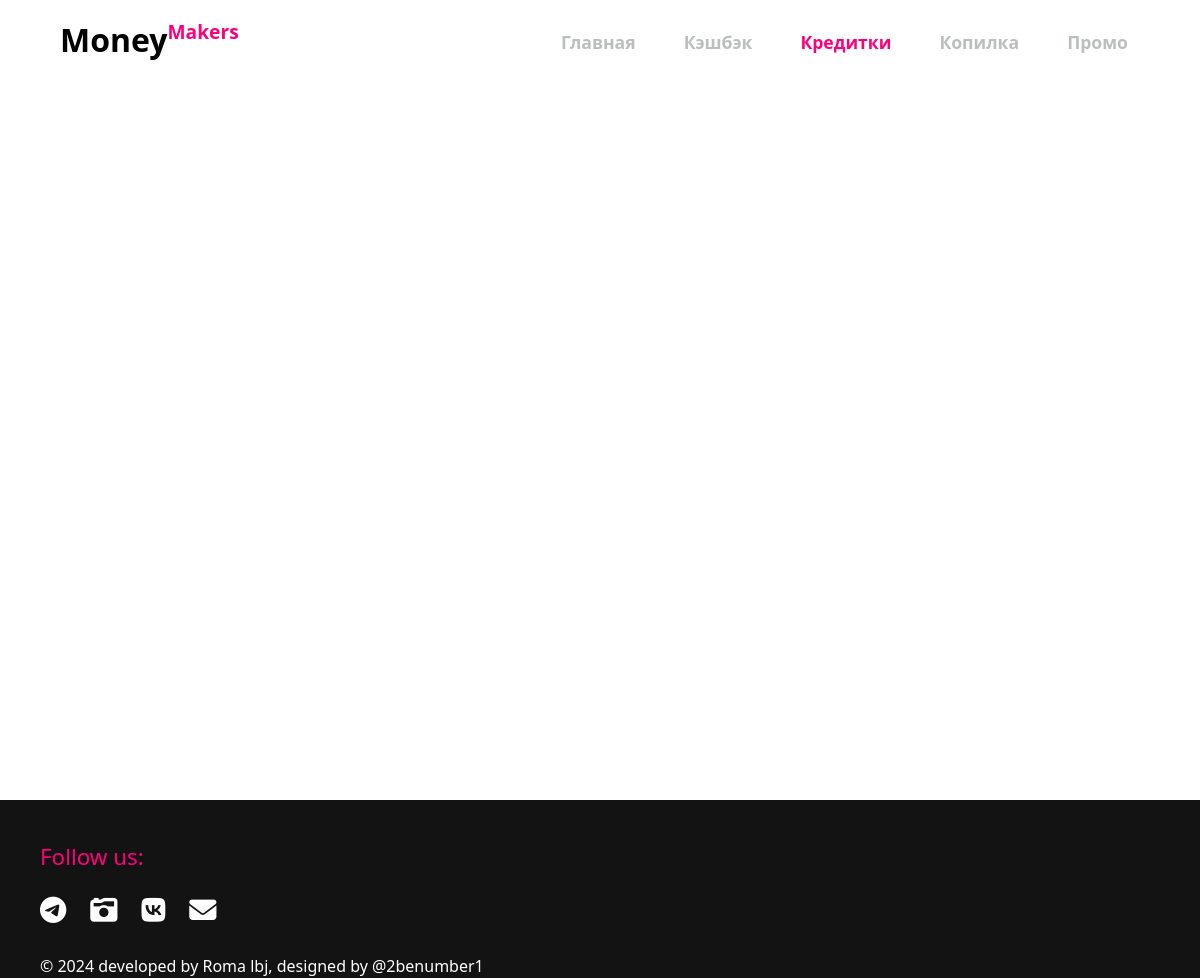
The page /credit on the database as committed earlier.
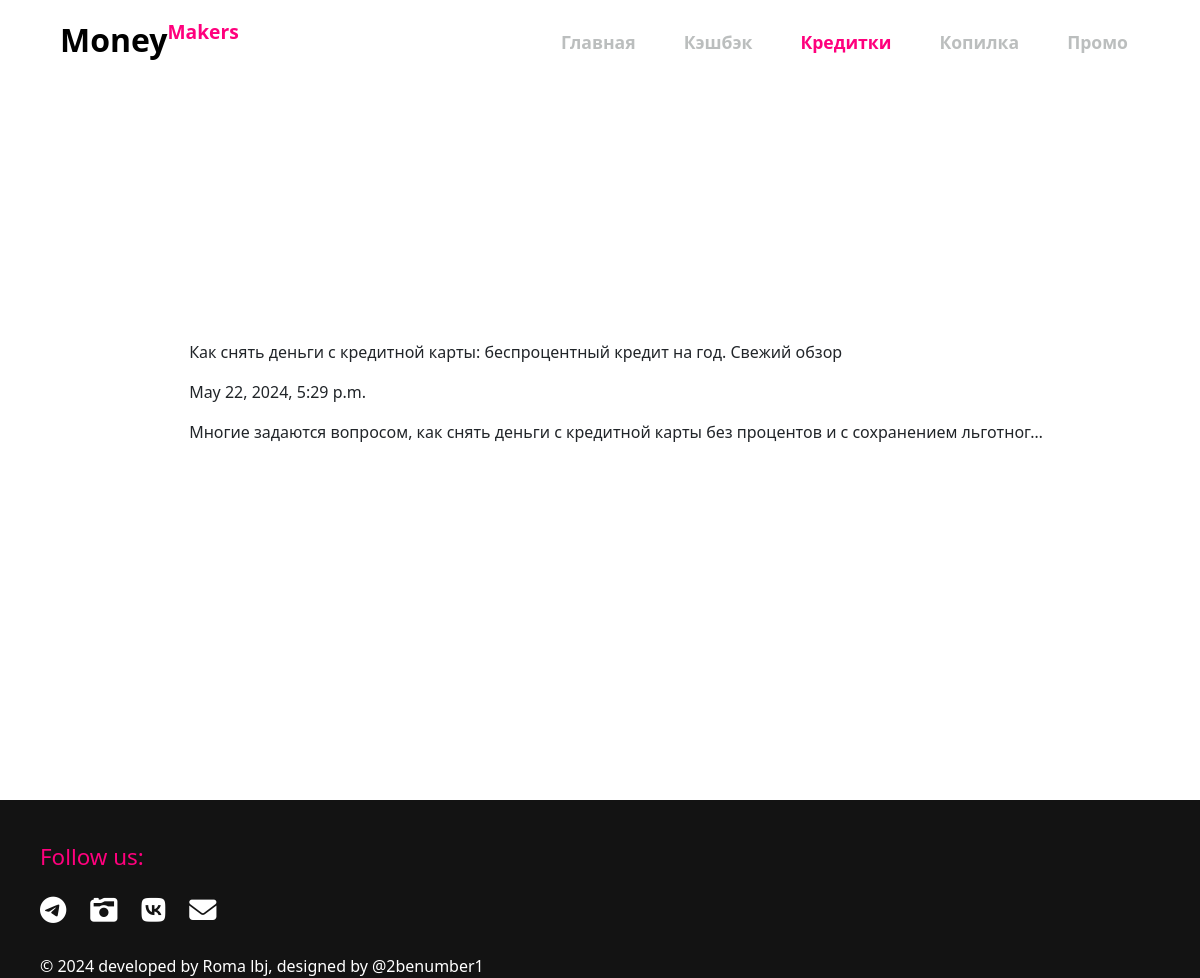
The same page on the database as committed later.
### main/models.py (models this page shows, shortened)
class Articles(models.Model):
    credit = 'credit'
    debit = 'debit'
    savings = 'savings'
    CATEGORIES = [(credit, 'Кредитки'), (debit, 'Дебетухи'), (savings, 'Накопилка')]
    title = models.CharField(max_length=255)
    category = models.CharField(max_length=50, choices=CATEGORIES, blank=False)
    content = models.TextField()
    photo = models.ImageField(upload_to="images")
    time_create = models.DateTimeField(auto_now_add=True)
    time_update = models.DateTimeField(auto_now=True)
    likes_amount = models.IntegerField()
    comments_amount = models.IntegerField()

### main/views.py (the view)
# urls.py: path('credit', views.credit, name='credit'),
def credit(request):
    context = {
        'articles': Articles.objects.all(),
    }
    return render(request, 'main/credit.html', context)

### main/templates/main/credit.html (shortened to what this page needs)
{% extends 'main/layout.html' %}
{% block content %}
<div class="credit_articles_list">
 <ul>
     {% for post in articles %}
        {% if post.category == "credit" %}
                <li>
                    <div class="post">
                        <div class="all_info">
                            <p>{{post.title}}</p>
                            <p>{{post.time_update}}</p>
                            <p>{{post.content | truncatechars:100 }}</p>
                        </div>
                    </div>
                </li>
        {% endif %}
     {% endfor %}
 </ul>
</div>
{% endblock %}

### main/templates/main/layout.html (shortened to what this page needs)
{% load static %}
<!doctype html>
<html lang="en">
<head>
    <link rel="stylesheet" href="{% static 'main/css/main.css' %}">
    <link rel="stylesheet" href="https://cdn.jsdelivr.net/npm/bootstrap@5.3.2/dist/css/bootstrap.min.css">
    <link rel="stylesheet" href="https://use.fontawesome.com/releases/v6.5.1/css/all.css">
</head>
<body>
    <header class="header" id="header">
        <nav class="nav_container">
            <a href="#" class="nav_logo">Money<p>Makers</p></a>
            <div class="nav_menu" id="nav-menu">
                <ul class="nav_list">
                    <li class="nav_item">
                        <a href="home" class="nav_link">
                            <span class="nav_name">Главная</span>
                        </a>
                    </li>
                    <li class="nav_item">
                        <a href="about" class="nav_link">
                            <span class="nav_name">Кэшбэк</span>
                        </a>
                    </li>
                    <li class="nav_item">
                        <a href="credit" class="nav_link">
                            <span class="nav_name">Кредитки</span>
                        </a>
                    </li>
                    <li class="nav_item">
                        <a href="Plans" class="nav_link">
                            <span class="nav_name">Копилка</span>
                        </a>
                    </li>
                    <li class="nav_item">
                        <a href="FAQ" class="nav_link">
                            <span class="nav_name">Промо</span>
                        </a>
                    </li>
                </ul>
            </div>
        </nav>
    </header>
    <main>
        {% block content %}
        {% endblock %}
    </main>
    <div class="footerContainer">
        <div class="media">
            <p>Follow us:</p>
            <div class="links">
                <span class="icon icon1"><i class="fa-brands fa-telegram"></i></span>
                <span class="icon icon2"><i class="fa-solid fa-camera-retro"></i></span>
                <span class="icon icon3"><i class="fa-brands fa-vk"></i></span>
                <span class="icon icon4"><i class="fa-solid fa-envelope"></i></span>
            </div>
        </div>
        <div class="foot-bottom">
            <p>&copy; 2024 developed by Roma lbj, designed by&nbsp;<a href="https://www.instagram.com/2benumber1">@2benumber1</a></p>
        </div>
    </div>
</body>
</html>

### main/static/main/css/main.css (style rules this page uses)
:root { --header-height: 3rem; --hue: 174; --sat: 63%; --first-color: hsl(var(--hue), var(--sat), 40%); --first-color-alt: hsl(var(--hue), var(--sat), 36%); --title-color: hsl(var(--hue), 12%, 15%); --text-color: hsl(var(--hue), 8%, 35%); --body-color: hsl(var(--hue), 100%, 99%); --container-color: #fff; --body-font: "Work Sans", sans-serif; --h1-font-size: 1.5rem; --normal-font-size: 1rem; --tiny-font-size: .625rem; --z-tooltip: 10; --z-fixed: 100; --shadow-color-darker: rgba(128, 128, 128, 0.1); --shadow-color-medium: rgba(128, 128, 128, 0.05); --shadow-color: rgba(128, 128, 128, 0.02); --blur-radius: 0px; }
@media screen and (min-width: 968px) { :root { --h1-font-size: 2.25rem; --normal-font-size: 1.1rem; } }
* { box-sizing: border-box; padding: 0; margin: 0; }
body { margin: 0; padding: 0; font-family: var(--body-font); font-size: var(--normal-font-size); background-color: var(--body-color); color: var(--text-color); overflow-x: hidden; }
main { min-height: 100vh; width: 100vw; margin: 0; padding: 0; display: flex; justify-content: center; align-items: center; flex-direction: column; z-index: 1; }
ul { list-style: none; }
.header { position: fixed; top: 0; left: 0; padding: 0; margin: 0; height: 10vh; min-width: 100vw; z-index: var(--z-fixed); transition: .4s; background-color: white; display: flex; align-items: center; }
nav { min-width: 100vw; height: 100%; padding: 0; margin: 0; display: flex; justify-content: space-between; align-items: center; }
.nav_logo { text-decoration: none; color: black; font-size: 2rem; padding: 0; margin: 0; padding-left: 5vw; height: 100%; display: flex; align-items: center; font-weight: 600; }
.nav_logo p { color: #ff007d; font-size: 1.2rem; }
.nav_menu { height: 100%; padding-right: 6vw; padding-left: 3vw; }
.nav_list, .nav_link { transition: .2s; display: flex; }
.nav_item { height: 100%; display: flex; justify-content: center; align-items: center; margin: 0; padding: 0; }
.nav_link { flex-direction: column; align-items: center; row-gap: .25rem; color: var(--title-color); font-weight: 600; text-decoration: none; font-size: var(--normal-font-size); opacity: .3; filter: blur(.4px); }
.nav_list { display: flex; justify-content: space-around; align-items: center; height: 100%; margin: 0; padding: 0; }
.active { color: #ff007d; opacity: 1; transition: .3s; }
.footerContainer { margin: 0; padding: 0; width: 100vw; height: auto; display: flex; justify-content: flex-start; align-items: flex-start; flex-direction: column; background-color: #131313; }
.media { margin: 0; padding: 5vh 10vh 3vh 5vh; display: felx; align-items: center; justify-content: center; }
.media p { font-size: 1.4rem; color: #ff007d; width: fit-content; margin: 0; padding: 0; }
.links { margin: 0; padding: 2vh 0 0 0; display: flex; align-items: center; justify-content: space-between; color: white; font-size: 1.7rem; gap: 1.5rem; }
.links span { transition: .3s; }
.foot-bottom { margin: 0; height: auto; padding: 0 0 0 5vh; display: flex; justify-content: center; align-items: flex-end; flex-direction: column; }
.foot-bottom p, .foot-bottom a { margin: 0; padding: 0; color: white; font-size: 1rem; height: 100%; text-decoration: none; }
@media screen and (min-width: 576px) { .nav_list { justify-content: center; column-gap: 3rem; } }
@media screen and (min-width: 767px) { .nav_name { font-size: var(--normal-font-size); display: block; } }

Rows that differ between the two databases and show on the page:
now on this page (row edited): Articles: title "Как снять деньги с кредитной карты: беспроцентный кредит на год. Свежий обзор", time_update "May 22, 2024, 5:29 p.m.", content "Многие задаются вопросом, как снять деньги с кредитной карты без процентов и с сохранением льготног…"
